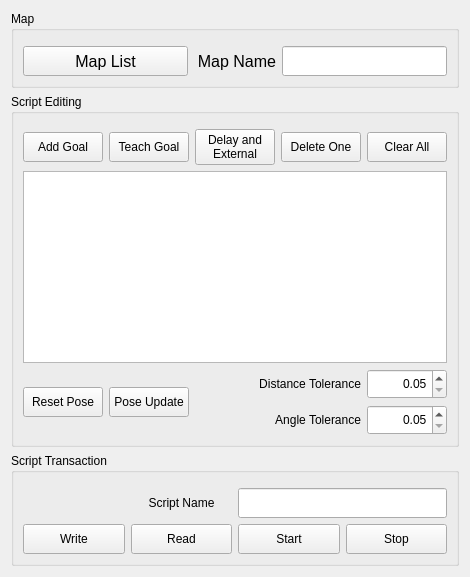
       <widget class="QWidget" name="naviPage">
        <property name="enabled">
         <bool>true</bool>
        </property>
        <property name="styleSheet">
         <string notr="true"/>
        </property>
        <layout class="QVBoxLayout" name="verticalLayout_7">
         <item>
          <layout class="QVBoxLayout" name="naviPageLayout" stretch="0,0,0">
           <item>
            <widget class="QGroupBox" name="mapGroupBox">
             <property name="styleSheet">
              <string notr="true"/>
             </property>
             <property name="title">
              <string>Map</string>
             </property>
             <property name="flat">
              <bool>true</bool>
             </property>
             <property name="checkable">
              <bool>false</bool>
             </property>
             <layout class="QGridLayout" name="gridLayout_2" columnstretch="2,1,2">
              <property name="topMargin">
               <number>15</number>
              </property>
              <item row="0" column="0">
               <widget class="QPushButton" name="listMapBtn">
                <property name="sizePolicy">
                 <sizepolicy hsizetype="Preferred" vsizetype="Preferred">
                  <horstretch>0</horstretch>
                  <verstretch>0</verstretch>
                 </sizepolicy>
                </property>
                <property name="minimumSize">
                 <size>
                  <width>0</width>
                  <height>30</height>
                 </size>
                </property>
                <property name="font">
                 <font>
                  <pointsize>12</pointsize>
                 </font>
                </property>
                <property name="text">
                 <string>Map List</string>
                </property>
               </widget>
              </item>
              <item row="0" column="1">
               <widget class="QLabel" name="mapNameLabel">
                <property name="minimumSize">
                 <size>
                  <width>0</width>
                  <height>30</height>
                 </size>
                </property>
                <property name="font">
                 <font>
                  <pointsize>12</pointsize>
                 </font>
                </property>
                <property name="text">
                 <string>Map Name</string>
                </property>
                <property name="alignment">
                 <set>Qt::AlignRight|Qt::AlignTrailing|Qt::AlignVCenter</set>
                </property>
               </widget>
              </item>
              <item row="0" column="2">
               <widget class="QLineEdit" name="loadMapNameLineEdit">
                <property name="sizePolicy">
                 <sizepolicy hsizetype="Preferred" vsizetype="Preferred">
                  <horstretch>0</horstretch>
                  <verstretch>0</verstretch>
                 </sizepolicy>
                </property>
                <property name="minimumSize">
                 <size>
                  <width>0</width>
                  <height>30</height>
                 </size>
                </property>
                <property name="baseSize">
                 <size>
                  <width>0</width>
                  <height>0</height>
                 </size>
                </property>
                <property name="font">
                 <font>
                  <pointsize>12</pointsize>
                 </font>
                </property>
                <property name="alignment">
                 <set>Qt::AlignCenter</set>
                </property>
                <property name="readOnly">
                 <bool>true</bool>
                </property>
               </widget>
              </item>
             </layout>
            </widget>
           </item>
           <item>
            <widget class="QGroupBox" name="scriptEditGroupBox">
             <property name="title">
              <string>Script Editing</string>
             </property>
             <property name="flat">
              <bool>true</bool>
             </property>
             <property name="checkable">
              <bool>false</bool>
             </property>
             <property name="checked">
              <bool>false</bool>
             </property>
             <layout class="QGridLayout" name="gridLayout_10">
              <property name="topMargin">
               <number>15</number>
              </property>
              <item row="0" column="3">
               <widget class="QPushButton" name="deleteGoalBtn">
                <property name="minimumSize">
                 <size>
                  <width>60</width>
                  <height>30</height>
                 </size>
                </property>
                <property name="text">
                 <string>Delete One</string>
                </property>
               </widget>
              </item>
              <item row="2" column="2" colspan="2">
               <widget class="QLabel" name="goalTolLabel">
                <property name="minimumSize">
                 <size>
                  <width>0</width>
                  <height>30</height>
                 </size>
                </property>
                <property name="text">
                 <string>Distance Tolerance</string>
                </property>
                <property name="alignment">
                 <set>Qt::AlignRight|Qt::AlignTrailing|Qt::AlignVCenter</set>
                </property>
               </widget>
              </item>
              <item row="0" column="4">
               <widget class="QPushButton" name="clearGoalBtn">
                <property name="minimumSize">
                 <size>
                  <width>60</width>
                  <height>30</height>
                 </size>
                </property>
                <property name="text">
                 <string>Clear All</string>
                </property>
               </widget>
              </item>
              <item row="0" column="2">
               <widget class="QPushButton" name="actionBtn">
                <property name="minimumSize">
                 <size>
                  <width>60</width>
                  <height>30</height>
                 </size>
                </property>
                <property name="text">
                 <string>Delay and
External</string>
                </property>
               </widget>
              </item>
              <item row="1" column="0" colspan="5">
               <widget class="QListWidget" name="actionListWidget">
                <property name="font">
                 <font>
                  <pointsize>12</pointsize>
                 </font>
                </property>
                <property name="mouseTracking">
                 <bool>true</bool>
                </property>
                <property name="contextMenuPolicy">
                 <enum>Qt::CustomContextMenu</enum>
                </property>
                <property name="styleSheet">
                 <string notr="true">QListWidget::item:selected
{
    background: rgb(128,128,255);
}</string>
                </property>
                <property name="editTriggers">
                 <set>QAbstractItemView::NoEditTriggers</set>
                </property>
                <property name="dragEnabled">
                 <bool>false</bool>
                </property>
                <property name="dragDropMode">
                 <enum>QAbstractItemView::DragDrop</enum>
                </property>
                <property name="defaultDropAction">
                 <enum>Qt::MoveAction</enum>
                </property>
                <property name="alternatingRowColors">
                 <bool>false</bool>
                </property>
               </widget>
              </item>
              <item row="0" column="1">
               <widget class="QPushButton" name="teachGoalBtn">
                <property name="minimumSize">
                 <size>
                  <width>60</width>
                  <height>30</height>
                 </size>
                </property>
                <property name="text">
                 <string>Teach Goal</string>
                </property>
               </widget>
              </item>
              <item row="0" column="0">
               <widget class="QPushButton" name="addGoalBtn">
                <property name="minimumSize">
                 <size>
                  <width>60</width>
                  <height>30</height>
                 </size>
                </property>
                <property name="text">
                 <string>Add Goal</string>
                </property>
                <property name="checkable">
                 <bool>true</bool>
                </property>
               </widget>
              </item>
              <item row="2" column="0" rowspan="2">
               <widget class="QPushButton" name="initPoseBtn">
                <property name="enabled">
                 <bool>true</bool>
                </property>
                <property name="sizePolicy">
                 <sizepolicy hsizetype="Minimum" vsizetype="Fixed">
                  <horstretch>0</horstretch>
                  <verstretch>0</verstretch>
                 </sizepolicy>
                </property>
                <property name="minimumSize">
                 <size>
                  <width>0</width>
                  <height>30</height>
                 </size>
                </property>
                <property name="font">
                 <font>
                  <pointsize>9</pointsize>
                 </font>
                </property>
                <property name="text">
                 <string>Reset Pose</string>
                </property>
                <property name="checkable">
                 <bool>true</bool>
                </property>
               </widget>
              </item>
              <item row="2" column="1" rowspan="2">
               <widget class="QPushButton" name="poseUpdateBtn">
                <property name="minimumSize">
                 <size>
                  <width>0</width>
                  <height>30</height>
                 </size>
                </property>
                <property name="text">
                 <string>Pose Update</string>
                </property>
               </widget>
              </item>
              <item row="2" column="4">
               <widget class="QDoubleSpinBox" name="disToleranceDSB">
                <property name="sizePolicy">
                 <sizepolicy hsizetype="Preferred" vsizetype="Preferred">
                  <horstretch>0</horstretch>
                  <verstretch>0</verstretch>
                 </sizepolicy>
                </property>
                <property name="minimumSize">
                 <size>
                  <width>0</width>
                  <height>30</height>
                 </size>
                </property>
                <property name="alignment">
                 <set>Qt::AlignRight|Qt::AlignTrailing|Qt::AlignVCenter</set>
                </property>
                <property name="minimum">
                 <double>0.050000000000000</double>
                </property>
                <property name="maximum">
                 <double>5.000000000000000</double>
                </property>
                <property name="singleStep">
                 <double>0.050000000000000</double>
                </property>
                <property name="value">
                 <double>0.050000000000000</double>
                </property>
               </widget>
              </item>
              <item row="3" column="4">
               <widget class="QDoubleSpinBox" name="angleToleranceDSB">
                <property name="sizePolicy">
                 <sizepolicy hsizetype="Preferred" vsizetype="Preferred">
                  <horstretch>0</horstretch>
                  <verstretch>0</verstretch>
                 </sizepolicy>
                </property>
                <property name="minimumSize">
                 <size>
                  <width>0</width>
                  <height>30</height>
                 </size>
                </property>
                <property name="alignment">
                 <set>Qt::AlignRight|Qt::AlignTrailing|Qt::AlignVCenter</set>
                </property>
                <property name="minimum">
                 <double>0.050000000000000</double>
                </property>
                <property name="maximum">
                 <double>5.000000000000000</double>
                </property>
                <property name="singleStep">
                 <double>0.050000000000000</double>
                </property>
                <property name="value">
                 <double>0.050000000000000</double>
                </property>
               </widget>
              </item>
              <item row="3" column="2" colspan="2">
               <widget class="QLabel" name="label">
                <property name="text">
                 <string>Angle Tolerance</string>
                </property>
                <property name="alignment">
                 <set>Qt::AlignRight|Qt::AlignTrailing|Qt::AlignVCenter</set>
                </property>
               </widget>
              </item>
             </layout>
            </widget>
           </item>
           <item>
            <widget class="QGroupBox" name="transactionGroupBox">
             <property name="title">
              <string>Script Transaction</string>
             </property>
             <layout class="QGridLayout" name="gridLayout_4">
              <property name="topMargin">
               <number>15</number>
              </property>
              <item row="2" column="1">
               <widget class="QPushButton" name="readScriptBtn">
                <property name="minimumSize">
                 <size>
                  <width>0</width>
                  <height>30</height>
                 </size>
                </property>
                <property name="text">
                 <string>Read</string>
                </property>
               </widget>
              </item>
              <item row="2" column="2">
               <widget class="QPushButton" name="startScriptBtn">
                <property name="minimumSize">
                 <size>
                  <width>0</width>
                  <height>30</height>
                 </size>
                </property>
                <property name="text">
                 <string>Start</string>
                </property>
               </widget>
              </item>
              <item row="2" column="0">
               <widget class="QPushButton" name="writeScriptBtn">
                <property name="minimumSize">
                 <size>
                  <width>0</width>
                  <height>30</height>
                 </size>
                </property>
                <property name="text">
                 <string>Write</string>
                </property>
               </widget>
              </item>
              <item row="2" column="3">
               <widget class="QPushButton" name="stopScriptBtn">
                <property name="minimumSize">
                 <size>
                  <width>0</width>
                  <height>30</height>
                 </size>
                </property>
                <property name="text">
                 <string>Stop</string>
                </property>
               </widget>
              </item>
              <item row="0" column="2" colspan="2">
               <widget class="QLineEdit" name="scriptNameLineEdit">
                <property name="minimumSize">
                 <size>
                  <width>0</width>
                  <height>30</height>
                 </size>
                </property>
                <property name="alignment">
                 <set>Qt::AlignRight|Qt::AlignTrailing|Qt::AlignVCenter</set>
                </property>
                <property name="readOnly">
                 <bool>false</bool>
                </property>
               </widget>
              </item>
              <item row="0" column="1">
               <widget class="QLabel" name="scriptNameLabel">
                <property name="minimumSize">
                 <size>
                  <width>0</width>
                  <height>30</height>
                 </size>
                </property>
                <property name="text">
                 <string>Script Name</string>
                </property>
                <property name="alignment">
                 <set>Qt::AlignCenter</set>
                </property>
               </widget>
              </item>
             </layout>
            </widget>
           </item>
          </layout>
         </item>
        </layout>
       </widget>
